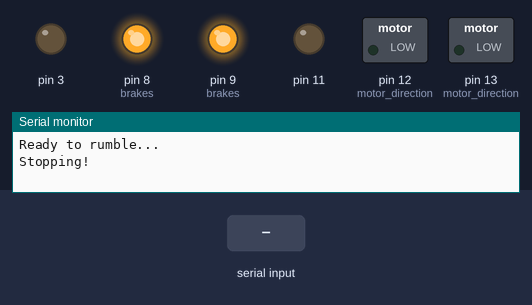
Bench run of a sketch on a simulated Arduino Uno, built with avr-gcc and run on an emulated ATmega328P. Shown: switched loads named in the sketch (green lamp = pin HIGH), output pins drawn as LEDs (lit = HIGH), the last lines printed to the serial monitor. The test bench sets the inputs (shaded band).

Above: at 1.2 s.
1.3 s: "a" received over the second serial link
At 2.5 s:
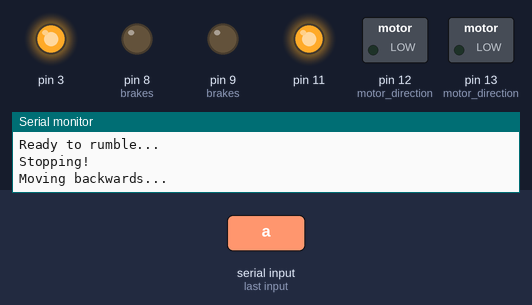
2.8 s: "c" received over the second serial link
At 3.8 s:
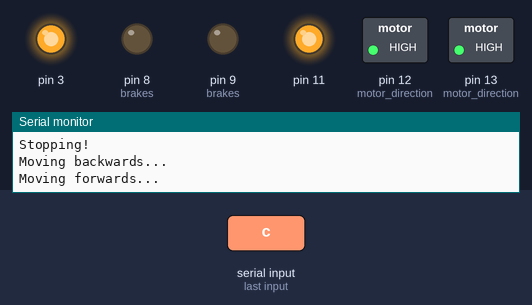
4.3 s: "d" received over the second serial link
At 5.0 s:
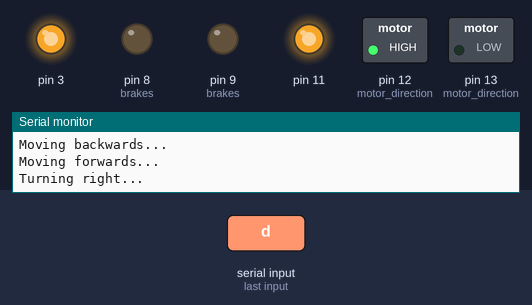
5.8 s: "b" received over the second serial link
At 6.1 s:
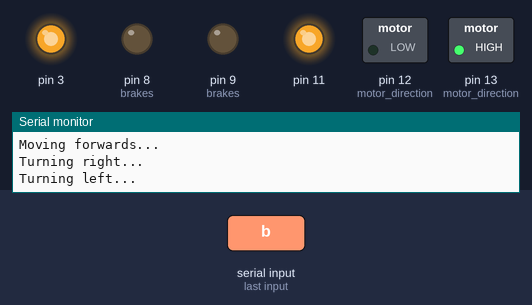
7.3 s: "1" received over the second serial link
At 8.4 s:
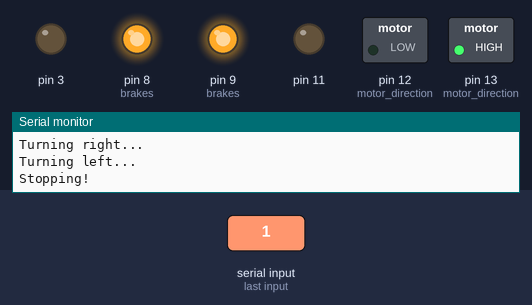
8.8 s: "a" received over the second serial link
At 9.6 s:
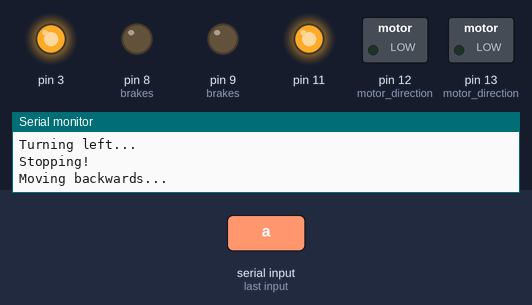
Timing chart, 0 to 11.3 s (numbered marks = the images above; inputs shaded):
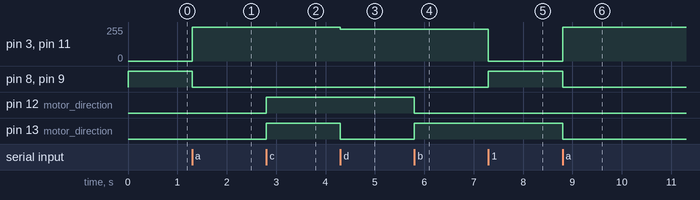

Measured:
- after the input at 1.3 s, pin 3, pin 11: 0/255 → 255/255 at once; pin 8 (brakes), pin 9 (brakes): HIGH → LOW at once
- after the input at 2.8 s, pin 12 (motor_direction), pin 13 (motor_direction): LOW → HIGH at once
- after the input at 4.3 s, pin 3, pin 11: 255/255 → 240/255 at once; pin 13 (motor_direction): HIGH → LOW at once
- after the input at 5.8 s, pin 12 (motor_direction): HIGH → LOW at once; pin 13 (motor_direction): LOW → HIGH at once
- after the input at 7.3 s, pin 3, pin 11: 240/255 → 0/255 at once; pin 8 (brakes), pin 9 (brakes): LOW → HIGH at once
- after the input at 8.8 s, pin 3, pin 11: 0/255 → 255/255 at once; pin 8 (brakes), pin 9 (brakes), pin 13 (motor_direction): HIGH → LOW at once

The sketch:

ble-robot-car.ino
```cpp
// (licence header left out)
#include <SoftwareSerial.h>
SoftwareSerial softSerial(5, 4);  // RX, TX


void brakesOn() {
  Serial.println("Stopping!");
  analogWrite(3, 0);
  digitalWrite(9, HIGH);
  analogWrite(11, 0);
  digitalWrite(8, HIGH);
}


void brakesOff() {
  digitalWrite(9, LOW);
  digitalWrite(8, LOW);
}


void turnLeft() {
  Serial.println("Turning left...");
  brakesOff();
  digitalWrite(12, LOW); // right motors backwards
  analogWrite(3, 240);
  digitalWrite(13, HIGH); // left motors forwards
  analogWrite(11, 240);
}


void turnRight() {
  Serial.println("Turning right...");
  brakesOff();
  digitalWrite(12, HIGH); // right motors forwards
  analogWrite(3, 240);
  digitalWrite(13, LOW); // left motors backwards
  analogWrite(11, 240);
}


void moveForward() {
  Serial.println("Moving forwards...");
  brakesOff();
  // left
  digitalWrite(12, HIGH);  // set forward direction
  analogWrite(3, 255);  // full speed
  // right
  digitalWrite(13, HIGH);
  analogWrite(11, 255);
}


void moveBackward() {
  Serial.println("Moving backwards...");
  brakesOff();
  // left
  digitalWrite(12, LOW);  // set backward direction
  analogWrite(3, 255);  // full speed
  // right
  digitalWrite(13, LOW);
  analogWrite(11, 255);
}


void setup() {
  Serial.begin(9600); // serial monitor
  softSerial.begin(9600);  // serial connection to BLE module
  Serial.println("Ready to rumble...");

  // controls for two right motors (channel A)
  pinMode(12, OUTPUT); // motor direction
  pinMode(9, OUTPUT);  // brakes

  // controls for two left motors (channel B)
  pinMode(13, OUTPUT); // motor direction
  pinMode(8, OUTPUT);  // brakes

  brakesOn();
}


// main control loop
void loop() {
  char cmd;

  while (softSerial.available()) {
    cmd = softSerial.read();
    switch (cmd) {
      case 'a':
        moveBackward();
        break;
      case 'c':
        moveForward();
        break;
      case 'd':
        turnRight();
        break;
      case 'b':
        turnLeft();
        break;
      default:
        brakesOn();
        break;
    }
  }
}
```
